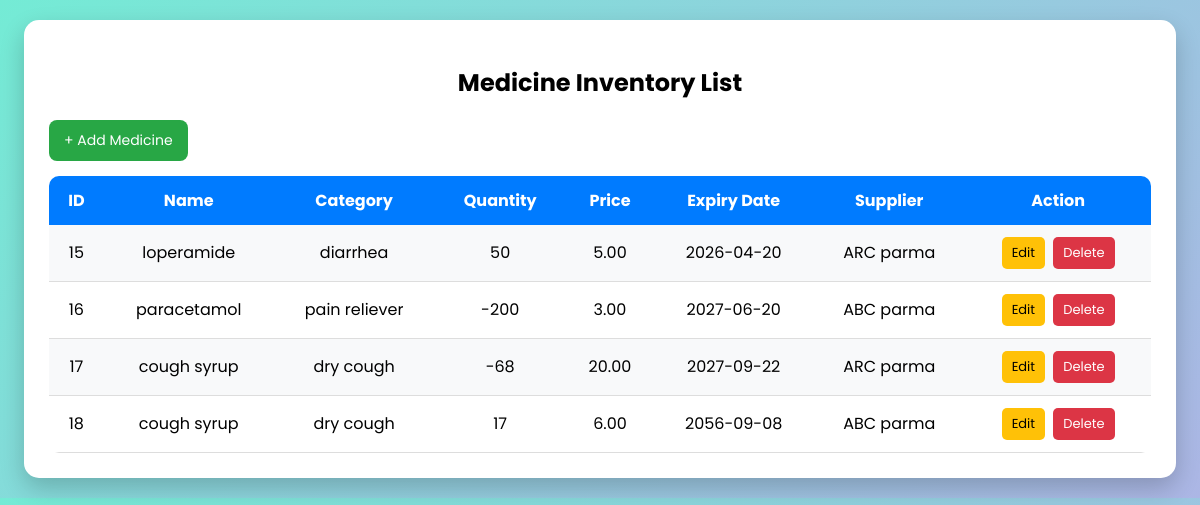
Page /list.php on the committed database.
### tables this page shows
CREATE TABLE `inventory` (
  `id` int(11) NOT NULL,
  `mname` varchar(100) DEFAULT NULL,
  `category` varchar(100) DEFAULT NULL,
  `quantity` int(11) DEFAULT NULL,
  `price` decimal(10,2) DEFAULT NULL,
  `expiry_date` date DEFAULT NULL,
  `supplier` varchar(100) DEFAULT NULL,
  `image` varchar(255) DEFAULT NULL
);

### list.php (the view, shortened to what this page needs)
<?php include 'db.php'; ?>
<!DOCTYPE html>
<html>
<head>
</head>
<body>
<div class="container">
    <h2>Medicine Inventory List</h2>
    <div class="top-bar">
        <a href="add.php" class="btn add-btn">+ Add Medicine</a>
    </div>
    <table>
        <tr>
            <th>ID</th>
            <th>Name</th>
            <th>Category</th>
            <th>Quantity</th>
            <th>Price</th>
            <th>Expiry Date</th>
            <th>Supplier</th>
            <th>Action</th>
        </tr>
        <?php
        $result = $conn->query("SELECT * FROM inventory");
        if ($result->num_rows > 0) {
            while ($row = $result->fetch_assoc()) {
        ?>
        <tr>
            <td><?= $row['id']; ?></td>
            <td><?= $row['mname']; ?></td>
            <td><?= $row['category']; ?></td>
            <td><?= $row['quantity']; ?></td>
            <td><?= $row['price']; ?></td>
            <td><?= $row['expiry_date']; ?></td>
            <td><?= $row['supplier']; ?></td>
            <td class="action">
                <a class="edit" href="edit.php?id=<?= $row['id']; ?>">Edit</a>
                <a class="delete" href="delete.php?id=<?= $row['id']; ?>" onclick="return confirm('Delete this record?')">Delete</a>
            </td>
        </tr>
        <?php
            }
        } else {
            echo "<tr><td colspan='8' class='empty'>No medicine records found</td></tr>";
        }
        ?>
    </table>
</div>
</body>
</html>

### list.php (style rules this page uses)
body { font-family: 'Poppins', sans-serif; background: linear-gradient(135deg, #74ebd5, #ACB6E5); margin: 0; padding: 20px; }
.container { width: 95%; margin: auto; background: #fff; padding: 25px; border-radius: 15px; box-shadow: 0 10px 25px rgba(0,0,0,0.2); }
h2 { text-align: center; margin-bottom: 20px; }
.top-bar { display: flex; justify-content: space-between; margin-bottom: 15px; }
.btn { padding: 10px 15px; border-radius: 8px; text-decoration: none; color: white; font-size: 14px; }
.add-btn { background: #28a745; }
table { width: 100%; border-collapse: collapse; overflow: hidden; border-radius: 10px; }
th { background: #007bff; color: white; padding: 12px; text-align: center; }
td { padding: 10px; text-align: center; border-bottom: 1px solid #ddd; }
tr:nth-child(even) { background: #f8f9fa; }
.action a { text-decoration: none; padding: 6px 10px; border-radius: 5px; font-size: 13px; margin: 2px; display: inline-block; }
.edit { background: #ffc107; color: #000; }
.delete { background: #dc3545; color: white; }

### rows in the picture
inventory: id "15", mname "loperamide", category "diarrhea", quantity "50", price "5.00", expiry_date "2026-04-20", supplier "ARC parma"
inventory: id "16", mname "paracetamol", category "pain reliever", quantity "-200", price "3.00", expiry_date "2027-06-20", supplier "ABC parma"
inventory: id "17", mname "cough syrup", category "dry cough", quantity "-68", price "20.00", expiry_date "2027-09-22", supplier "ARC parma"
inventory: id "18", mname "cough syrup", category "dry cough", quantity "17", price "6.00", expiry_date "2056-09-08", supplier "ABC parma"
